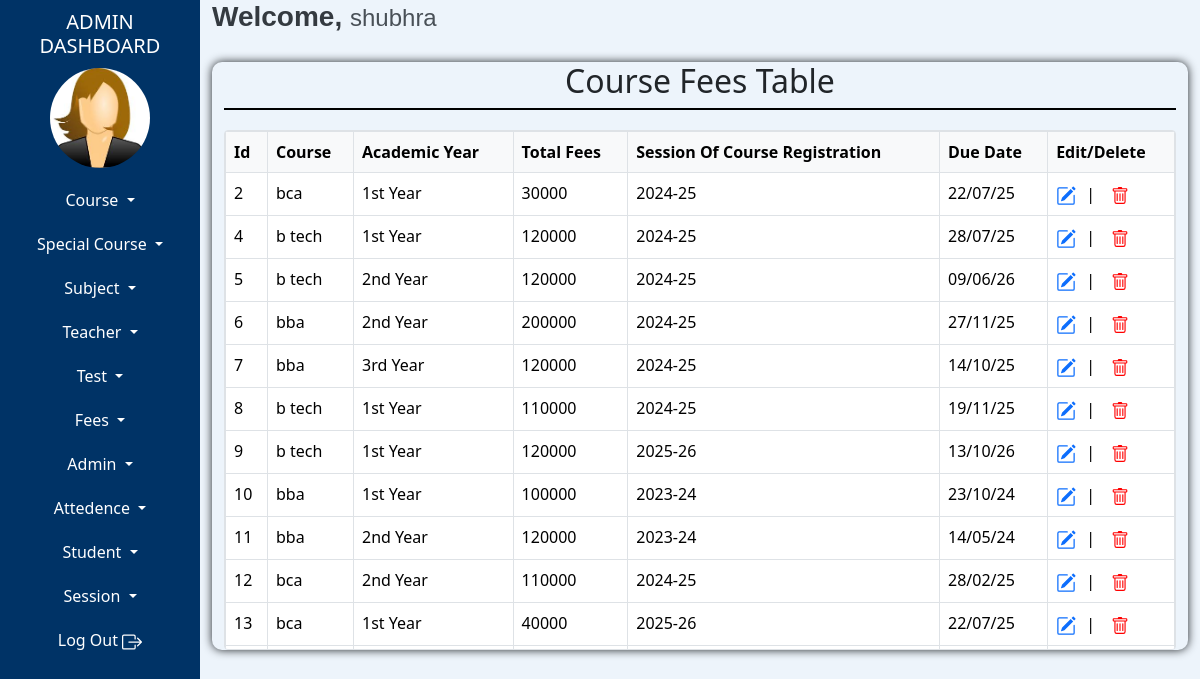
The app's page /admin/course-fees-table.php (signed in) with its own data.
### tables this page shows
CREATE TABLE `tblcoursefees` (
  `id` int(10) NOT NULL AUTO_INCREMENT,
  `courseId` int(10) NOT NULL,
  `academicYearId` int(10) NOT NULL,
  `totalFees` int(10) NOT NULL,
  `sessionId` int(10) NOT NULL,
  `dueDate` date NOT NULL,
  `addedIpAddress` varchar(100) NOT NULL,
  `addedDateTime` datetime NOT NULL,
  `updatedIpAddress` varchar(100) NOT NULL,
  `updatedDateTime` datetime NOT NULL,
  PRIMARY KEY (`id`)
);

CREATE TABLE `tblcourse` (
  `courseId` int(10) NOT NULL AUTO_INCREMENT,
  `courseName` varchar(100) NOT NULL,
  `courseDuration` varchar(10) NOT NULL,
  `sessionId` int(10) NOT NULL,
  `section` varchar(50) NOT NULL DEFAULT 'A',
  PRIMARY KEY (`courseId`)
);

CREATE TABLE `tblacademicyear` (
  `academicYearId` int(10) NOT NULL AUTO_INCREMENT,
  `academicYearName` text NOT NULL,
  `addedIpAddress` varchar(100) NOT NULL,
  `addedDateTime` datetime NOT NULL,
  `updatedIpAddress` varchar(100) NOT NULL,
  `updatedDatetime` datetime NOT NULL,
  PRIMARY KEY (`academicYearId`)
);

CREATE TABLE `tblsession` (
  `sessionId` int(10) NOT NULL AUTO_INCREMENT,
  `sessionName` varchar(15) NOT NULL,
  `addedIpAddress` varchar(100) NOT NULL,
  `addedDateTime` datetime NOT NULL,
  `updatedIpAddress` varchar(100) NOT NULL,
  `updatedDateTime` datetime NOT NULL,
  `status` int(2) NOT NULL,
  PRIMARY KEY (`sessionId`)
);

### admin/course-fees-table.php (the view, shortened to what this page needs)
<?php
include "admin-dashboard-top.php";
include "admin-dashboard-content.php";
$query="SELECT * FROM tblCourseFees";
$stmt=$conn->prepare($query);
$stmt->execute();
?>
<!doctype html>
<html lang="en">
  <head>
    <link href="https://cdn.jsdelivr.net/npm/bootstrap@5.3.3/dist/css/bootstrap.min.css" rel="stylesheet">
  </head>
<body>
<div class="container-fluid">
    <div class="row">
        <div class="col-md-12 tbl-content">
            <div class="tbl-heading">
            <h2>Course Fees Table</h2>
            </div>
            <table class="table table-hover table-bordered">
              <thead>
                <tr>
                    <th scope="col">Id</th>
                    <th scope="col">Course</th>
                    <th scope="col">Academic Year</th>
                    <th scope="col">Total Fees</th>
                    <th scope="col">Session Of Course Registration</th>
                    <th scope="col">Due Date</th>
                    <th scope="col">Edit/Delete</th>
                </tr>
              </thead>
              <tbody>
                <?php
                    while($result=$stmt->fetch())
                    {
                ?>
                    <tr>
                    <td><?php echo $result['id']; ?></td>
                    <td>
                    <?php
                        $courseId=$result['courseId'];
                        $query="SELECT * FROM tblcourse WHERE courseId=:courseId";
                        $coursestmt=$conn->prepare($query);
                        $coursestmt->bindParam(":courseId",$courseId);
                        $coursestmt->execute();
                        $courses=$coursestmt->fetch();
                        echo $courses["courseName"];
                    ?>
                    </td>
                    <td>
                        <?php
                            $academicYearId = $result['academicYearId'];
                            $yearstmt=$conn->prepare("SELECT * FROM tblAcademicYear WHERE academicYearId=:academicYearId");
                            $yearstmt->bindParam(":academicYearId",$academicYearId);
                            $yearstmt->execute();
                            $academicYears=$yearstmt->fetch();
                            echo $academicYears["academicYearName"];
                        ?>
                    </td>
                    <td><?php echo $result['totalFees']; ?></td>
                    <td>
                        <?php
                            $sessionId = $result['sessionId'];
                            $sessionstmt=$conn->prepare("SELECT * FROM tblsession WHERE sessionId=:sessionId");
                            $sessionstmt->bindParam(":sessionId",$sessionId);
                            $sessionstmt->execute();
                            $sessions=$sessionstmt->fetch();
                            echo $sessions["sessionName"];
                        ?>
                    </td>
                    <td>
                    <?php
                        $formattedDate = date("d/m/y", strtotime($result['dueDate']));
                        echo $formattedDate;
                    ?>
                    </td>
                    <td>
                        <div class="icons">
                            <a href="edit-course-fees.php?id=<?php echo $result['id']; ?>">
                            </a>
                            |
                            <form action="delete-course-fees.php?id=<?php echo $fees['id'] ?>" method="POST" onsubmit="return confirm('Are you sure you want to delete this row?');">
                                <button type="submit" style="border: none; background: none; cursor: pointer;">
                                </button>
                            </form>
                        </div>
                    </td>
                </tr>
                <?php
                }
                ?>
              </tbody>
            </table>
        </div>
    </div>
</div>
</body>
</div>
</div>
<?php
    include "admin-dashboard-footer.php"
?>

### admin/admin-dashboard-top.php (shortened to what this page needs)
<?php
    $adminId = isset($_SESSION['adminId']) ? $_SESSION['adminId'] : (isset($_COOKIE['adminId']) ? htmlspecialchars($_COOKIE['adminId']) : '');
?>
<!doctype html>
<html lang="en">
  <head>

### admin/admin-dashboard-content.php (shortened to what this page needs)
<link href="https://cdn.jsdelivr.net/npm/bootstrap@5.3.3/dist/css/bootstrap.min.css" rel="stylesheet">
  </head>
  <body>
    <div class="container-fluid">
        <div class="row">
            <div class="col-md-2  left-side">
                <div class="heading">
                    <h5>ADMIN DASHBOARD</h5>
                </div>
                <div class="image">
                    <a href="admin-dashboard.php">
                    <?php
                        $query = "select * from tbladmin where adminId=:adminId";
                        $stmt=$conn->prepare($query);
                        $stmt->bindParam(":adminId",$adminId);
                        $stmt->execute();
                        $result = $stmt->fetch();
                        if (!empty($result['picture']))
                        {
                        	echo '<img src="'.$result['picture'].'" style=" height: 100px;" />';
                        }
                        else
                        {
                        	if ($result['adminGender'] == '1')
                        	{
                        		echo '<img src="images/female-logo.jpg" alt="Male" style="height: 100px; width: 100px;" />';
                        	}
                        	elseif ($result['adminGender'] == '2')
                        	{
                        		echo '<img src="images/male-logo.jpg" alt="Female" style="height: 100px; width: 100px;" />';
                        	}
                        }
                    ?>
                    </a>
                </div>
                <div class="buttons">
                    <div class="dropdown ">
                      <button class="btn dropdown-toggle w-100 nav-link left-btn" type="button" data-bs-toggle="dropdown" aria-expanded="false">
                        Course
                      </button>
                    </div>
                    <div class="dropdown ">
                      <button class="btn dropdown-toggle w-100 nav-link left-btn" type="button" data-bs-toggle="dropdown" aria-expanded="false">
                        Special Course
                      </button>
                    </div>
                    <div class="dropdown ">
                      <button class="btn dropdown-toggle w-100 nav-link left-btn" type="button" data-bs-toggle="dropdown" aria-expanded="false">
                        Subject
                      </button>
                    </div>
                    <div class="dropdown ">
                      <button class="btn dropdown-toggle w-100 nav-link left-btn" type="button" data-bs-toggle="dropdown" aria-expanded="false">
                        Teacher
                      </button>
                    </div>
                    <div class="dropdown ">
                      <button class="btn dropdown-toggle w-100 nav-link left-btn" type="button" data-bs-toggle="dropdown" aria-expanded="false">
                        Test
                      </button>
                    </div>
                    <div class="dropdown ">
                      <button class="btn dropdown-toggle w-100 nav-link left-btn" type="button" data-bs-toggle="dropdown" aria-expanded="false">
                        Fees
                      </button>
                    </div>
                    <div class="dropdown ">
                      <button class="btn dropdown-toggle w-100 nav-link left-btn" type="button" data-bs-toggle="dropdown" aria-expanded="false">
                        Admin
                      </button>
                    </div>
                    <div class="dropdown ">
                      <button class="btn dropdown-toggle w-100 nav-link left-btn" type="button" data-bs-toggle="dropdown" aria-expanded="false">
                        Attedence
                      </button>
                    </div>
                    <div class="dropdown ">
                      <button class="btn dropdown-toggle w-100 nav-link left-btn" type="button" data-bs-toggle="dropdown" aria-expanded="false">
                        Student
                      </button>
                    </div>
                    <div class="dropdown ">
                      <button class="btn dropdown-toggle w-100 nav-link left-btn" type="button" data-bs-toggle="dropdown" aria-expanded="false">
                        Session
                      </button>
                    </div>
                    <a href="logout-admin.php" class="btn left-btn w-100 nav-link">
                        Log Out
                    </a>
                </div>
            </div>
            <div class="col-md-10 col-sm-10 right-side">
                <div>
                    <h3 class="welcome-text">Welcome, <span class="admin-name"><?php echo $result['adminName']; ?></span></h3>
                </div>

### admin/admin-dashboard-footer.php (shortened to what this page needs)
</body>
</html>

### admin/admin-dashboard-content.php (style rules this page uses)
.left-side { background-color:#003366; color:white; height:200vh; }
.heading { text-align:center; margin:10px auto; }
.image { display:flex; justify-content:center; }
.image img { border-radius:60px; }
.left-btn { color:white; transition: background-color 0.3s ease; margin-top:20px; }
.right-side { background-color:#edf4fb; }
.welcome-text { font-family: 'Poppins', sans-serif; font-size: 28px; font-weight: 600; color: #343a40; }
.admin-name { font-family: 'Montserrat', sans-serif; font-size: 24px; font-weight: 400; color: #495057; }

### admin/course-fees-table.php (style rules this page uses)
.tbl-heading { text-align:center; border-bottom:2px solid black; margin-bottom:20px; }
.tbl-content { box-shadow:0 0 10px; margin-top:20px; border-radius:10px; }
.icons { display: flex; align-items: center; gap: 10px; }

### admin/admin-dashboard-footer.php (style rules this page uses)
.table-responsive .table thead th { position: sticky; top: 0; z-index: 10; background-color: #f8f9fa; box-shadow: 0 2px 2px -1px rgba(0,0,0,0.4); }

### records on screen
tblcoursefees: id "2", courseId.courseName "bca", academicYearId.academicYearName "1st Year", totalFees "30000", sessionId.sessionName "2024-25", dueDate "22/07/25"
tblcoursefees: id "4", courseId.courseName "b tech", academicYearId.academicYearName "1st Year", totalFees "120000", sessionId.sessionName "2024-25", dueDate "28/07/25"
tblcoursefees: id "5", courseId.courseName "b tech", academicYearId.academicYearName "2nd Year", totalFees "120000", sessionId.sessionName "2024-25", dueDate "09/06/26"
tblcoursefees: id "6", courseId.courseName "bba", academicYearId.academicYearName "2nd Year", totalFees "200000", sessionId.sessionName "2024-25", dueDate "27/11/25"
tblcoursefees: id "7", courseId.courseName "bba", academicYearId.academicYearName "3rd Year", totalFees "120000", sessionId.sessionName "2024-25", dueDate "14/10/25"
tblcoursefees: id "8", courseId.courseName "b tech", academicYearId.academicYearName "1st Year", totalFees "110000", sessionId.sessionName "2024-25", dueDate "19/11/25"
tblcoursefees: id "9", courseId.courseName "b tech", academicYearId.academicYearName "1st Year", totalFees "120000", sessionId.sessionName "2025-26", dueDate "13/10/26"
tblcoursefees: id "10", courseId.courseName "bba", academicYearId.academicYearName "1st Year", totalFees "100000", sessionId.sessionName "2023-24", dueDate "23/10/24"
tblcoursefees: id "11", courseId.courseName "bba", academicYearId.academicYearName "2nd Year", totalFees "120000", sessionId.sessionName "2023-24", dueDate "14/05/24"
tblcoursefees: id "12", courseId.courseName "bca", academicYearId.academicYearName "2nd Year", totalFees "110000", sessionId.sessionName "2024-25", dueDate "28/02/25"
tblcoursefees: id "13", courseId.courseName "bca", academicYearId.academicYearName "1st Year", totalFees "40000", sessionId.sessionName "2025-26", dueDate "22/07/25"

### other values on screen
$result['adminName'] "shubhra"
